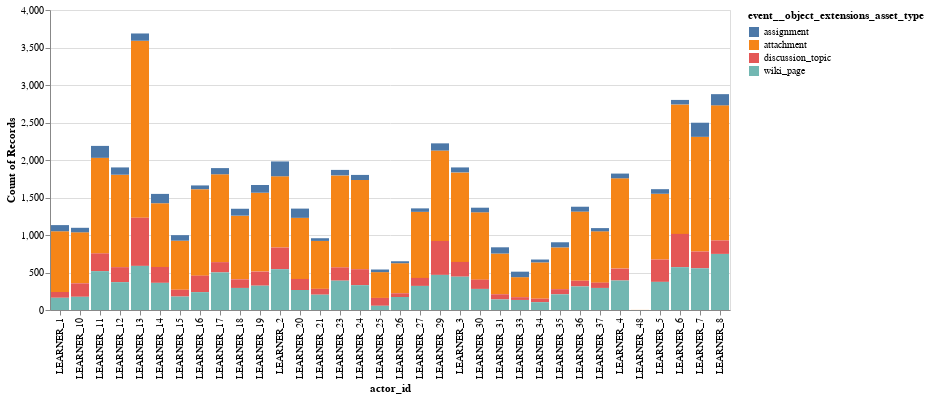

Notebook cell for this chart:
### Code cell
alt.Chart(navigation_events).mark_bar().encode(
    x = alt.X("actor_id"), 
    y = "count()",
    color = "event__object_extensions_asset_type"
)

### Figure 1 — Vega specification as saved in the notebook (floating-point values rounded to 4 significant figures; data arrays with more than 128 entries replaced by an {"elided": "..."} marker saying what was removed)
{"$schema": "https://vega.github.io/schema/vega/v5.json", "data": [{"name": "source_0", "values": {"elided": "133 records"}}, {"name": "source_0_x_domain_actor_id", "values": [{"actor_id": "LEARNER_1"}, {"actor_id": "LEARNER_2"}, {"actor_id": "LEARNER_3"}, {"actor_id": "LEARNER_4"}, {"actor_id": "LEARNER_5"}, {"actor_id": "LEARNER_6"}, {"actor_id": "LEARNER_7"}, {"actor_id": "LEARNER_8"}, {"actor_id": "LEARNER_10"}, {"actor_id": "LEARNER_11"}, {"actor_id": "LEARNER_12"}, {"actor_id": "LEARNER_13"}, {"actor_id": "LEARNER_14"}, {"actor_id": "LEARNER_15"}, {"actor_id": "LEARNER_16"}, {"actor_id": "LEARNER_17"}, {"actor_id": "LEARNER_18"}, {"actor_id": "LEARNER_19"}, {"actor_id": "LEARNER_20"}, {"actor_id": "LEARNER_21"}, {"actor_id": "LEARNER_23"}, {"actor_id": "LEARNER_24"}, {"actor_id": "LEARNER_25"}, {"actor_id": "LEARNER_26"}, {"actor_id": "LEARNER_27"}, {"actor_id": "LEARNER_29"}, {"actor_id": "LEARNER_30"}, {"actor_id": "LEARNER_31"}, {"actor_id": "LEARNER_33"}, {"actor_id": "LEARNER_34"}, {"actor_id": "LEARNER_35"}, {"actor_id": "LEARNER_36"}, {"actor_id": "LEARNER_37"}, {"actor_id": "LEARNER_48"}]}, {"name": "source_0_color_domain_event__object_extensions_asset_type", "values": [{"event__object_extensions_asset_type": "attachment"}, {"event__object_extensions_asset_type": "discussion_topic"}, {"event__object_extensions_asset_type": "assignment"}, {"event__object_extensions_asset_type": "wiki_page"}]}], "signals": [{"name": "x_step", "value": 20}, {"name": "width", "update": "bandspace(domain('x').length, 0.1, 0.05) * x_step"}], "marks": [{"type": "rect", "name": "marks", "from": {"data": "source_0"}, "encode": {"update": {"y": {"field": "__count_end", "scale": "y"}, "ariaRoleDescription": {"value": "bar"}, "description": {"signal": "\"actor_id: \" + (isValid(datum[\"actor_id\"]) ? datum[\"actor_id\"] : \"\"+datum[\"actor_id\"]) + \"; Count of Records: \" + (format(datum[\"__count\"], \"\")) + \"; event__object_extensions_asset_type: \" + (isValid(datum[\"event__object_extensions_asset_type\"]) ? datum[\"event__object_extensions_asset_type\"] : \"\"+datum[\"event__object_extensions_asset_type\"])"}, "x": {"field": "actor_id", "scale": "x"}, "width": {"signal": "max(0.25, bandwidth('x'))"}, "y2": {"field": "__count_start", "scale": "y"}, "fill": {"field": "event__object_extensions_asset_type", "scale": "color"}}}, "style": ["bar"]}], "scales": [{"name": "x", "type": "band", "domain": {"data": "source_0_x_domain_actor_id", "field": "actor_id", "sort": true}, "range": {"step": {"signal": "x_step"}}, "paddingInner": 0.1, "paddingOuter": 0.05}, {"name": "y", "type": "linear", "domain": {"data": "source_0", "fields": ["__count_start", "__count_end"]}, "range": [{"signal": "height"}, 0], "zero": true, "nice": true}, {"name": "color", "type": "ordinal", "domain": {"data": "source_0_color_domain_event__object_extensions_asset_type", "field": "event__object_extensions_asset_type", "sort": true}, "range": "category"}], "axes": [{"scale": "y", "gridScale": "x", "minExtent": 0, "domain": false, "grid": true, "tickCount": {"signal": "ceil(height/40)"}, "labels": false, "orient": "left", "aria": false, "ticks": false, "zindex": 0, "maxExtent": 0}, {"scale": "x", "orient": "bottom", "grid": false, "title": "actor_id", "labelAlign": "right", "labelAngle": 270, "labelBaseline": "middle", "zindex": 0}, {"scale": "y", "grid": false, "title": "Count of Records", "zindex": 0, "labelOverlap": true, "tickCount": {"signal": "ceil(height/40)"}, "orient": "left"}], "background": "white", "padding": 5, "height": 300, "style": "cell", "legends": [{"fill": "color", "symbolType": "square", "title": "event__object_extensions_asset_type"}]}
